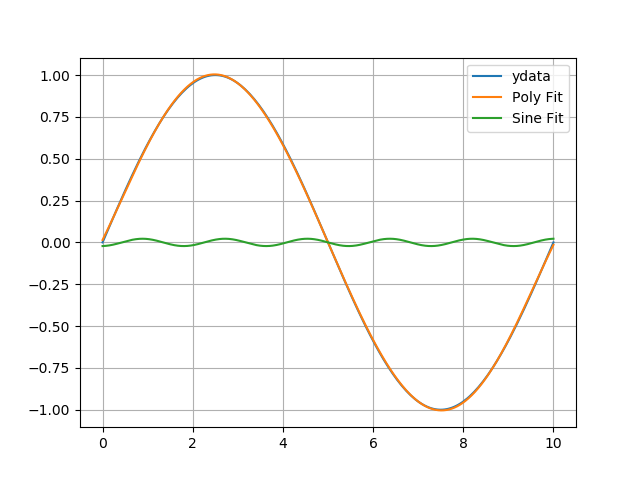

Here is the Python script that generated this plot:
## Definite the function will be used
mapli = lambda f,x:list(map(f,x))

def readData( dataName ):
    x = open( dataName, 'r')
    temp = []
    for ii in x.readlines():
        temp.append(ii)
    return mapli( float, temp )

## data[0] = xdata, data[1] = ydata1
## ydata1 is the same as ydata2
dataName = ['xdata.dat','ydata1.dat']
data = mapli( readData, dataName )

## Calculate standard deciation of ydata1, ydata2
def stdDev(f,xData,yData):
    n = len(xData)
    S = 0
    for i in range(n):
        S += (yData[i] - f(xData[i]))**2
    sigma = (S/(n-3))**0.5
    return sigma

import numpy as np
## Fitting Straight Line using Least-Squares method
from polyFit import polyFit

def f(coef):
    def g(x):
        p = 0
        for i in range(len(coef)):
            p += coef[i]*(x**i)
        return p
    return g

coef = polyFit(data[0],data[1],6)
x    = np.linspace(min(data[0]),max(data[0]),1000)
poly = mapli(f(coef),x)

print('--- Polynomial Fitting ---')
print('coefficients ',coef)
print('stdDev ',stdDev(f(coef),data[0],data[1]))
print('')

## Fitting Sine graph using Least-Squares method
from sineFit import sineFit, sineCoef, f

xsol = [0.627,2,3]
xsol = [-3.573,2,3]
sinCoef = sineCoef(data[0],data[1])(xsol)
x = np.linspace(min(data[0]),max(data[0]),1000)
sin = mapli(sineFit(sinCoef),x)

print('--- Sine Fitting ---')
print('omega, a, b ',sinCoef)
print('stdDev ',stdDev(sineFit(sinCoef),data[0],data[1]))

## Plot the data points
import matplotlib.pyplot as plt

plt.plot(data[0],data[1],'-',x,poly,'-',x,sin,'-')
plt.legend(['ydata','Poly Fit','Sine Fit'])
plt.grid()
plt.savefig('plot')
